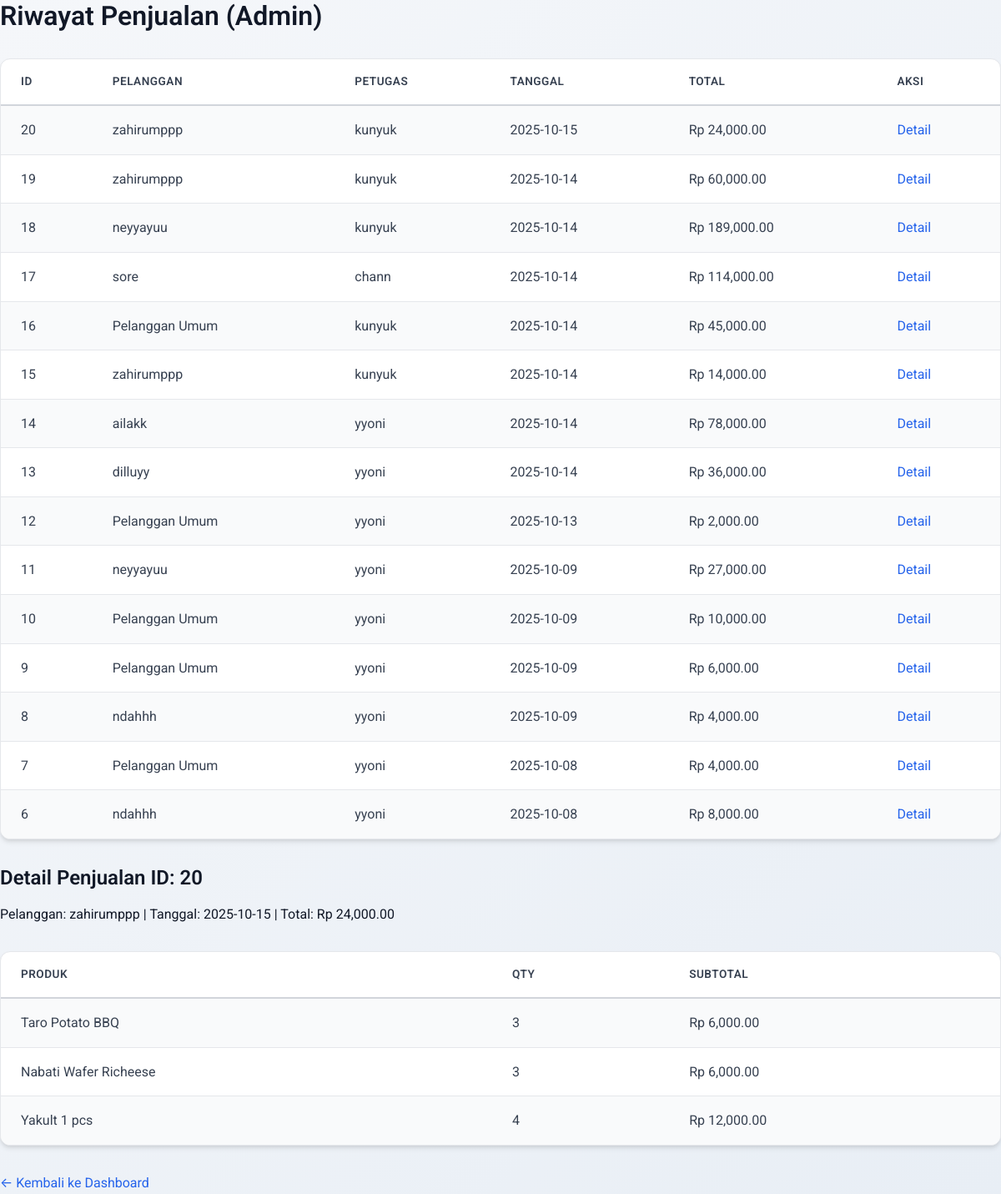
Page /riwayat.php?detail=20 (signed in) on the committed database.
### tables this page shows
CREATE TABLE `penjualan` (
  `id` int(11) NOT NULL,
  `id_pelanggan` int(11) DEFAULT NULL,
  `id_user` int(11) DEFAULT NULL,
  `tanggal` date NOT NULL,
  `total` decimal(10,2) NOT NULL,
  `created_at` timestamp NOT NULL DEFAULT current_timestamp()
);

CREATE TABLE `pelanggan` (
  `id` int(11) NOT NULL,
  `nama` varchar(100) NOT NULL,
  `alamat` text DEFAULT NULL,
  `telepon` varchar(20) DEFAULT NULL,
  `created_at` timestamp NOT NULL DEFAULT current_timestamp()
);

CREATE TABLE `users` (
  `id` int(11) NOT NULL,
  `username` varchar(50) NOT NULL,
  `password` varchar(255) NOT NULL,
  `role` enum('admin','kasir') NOT NULL,
  `created_at` timestamp NOT NULL DEFAULT current_timestamp()
);

CREATE TABLE `detail_penjualan` (
  `id` int(11) NOT NULL,
  `id_penjualan` int(11) DEFAULT NULL,
  `id_produk` int(11) DEFAULT NULL,
  `qty` int(11) NOT NULL,
  `subtotal` decimal(10,2) NOT NULL
);

CREATE TABLE `produk` (
  `id` int(11) NOT NULL,
  `nama` varchar(100) NOT NULL,
  `harga` decimal(10,2) NOT NULL,
  `stok` int(11) DEFAULT 0,
  `created_at` timestamp NOT NULL DEFAULT current_timestamp()
);

### riwayat.php (the view, shortened to what this page needs)
<?php
include 'config.php';
$stmt = $pdo->query("
    SELECT p.id, pel.nama as pelanggan, u.username as petugas, p.tanggal, p.total
    FROM penjualan p
    LEFT JOIN pelanggan pel ON p.id_pelanggan = pel.id
    LEFT JOIN users u ON p.id_user = u.id
    ORDER BY p.created_at DESC
");
$riwayat = $stmt->fetchAll();
$detail = [];
if (isset($_GET['detail'])) {
    $id = (int)$_GET['detail'];
    $stmt_detail = $pdo->prepare("
        SELECT dp.*, pr.nama as produk_nama
        FROM detail_penjualan dp
        JOIN produk pr ON dp.id_produk = pr.id
        WHERE dp.id_penjualan = ?
    ");
    $stmt_detail->execute([$id]);
    $detail = $stmt_detail->fetchAll();
    $stmt_penjualan = $pdo->prepare("SELECT * FROM penjualan p LEFT JOIN pelanggan pel ON p.id_pelanggan = pel.id WHERE p.id = ?");
    $stmt_penjualan->execute([$id]);
    $penjualan_info = $stmt_penjualan->fetch();
}
?>
<!DOCTYPE html>
<html lang="id">
<head>
    <link rel="stylesheet" href="style.css">
</head>
<body>
    <h2>Riwayat Penjualan (Admin)</h2>
    <table>
        <tr><th>ID</th><th>Pelanggan</th><th>Petugas</th><th>Tanggal</th><th>Total</th><th>Aksi</th></tr>
        <?php foreach ($riwayat as $r): ?>
        <tr>
            <td><?php echo $r['id']; ?></td>
            <td><?php echo $r['pelanggan'] ?? 'Pelanggan Umum'; ?></td>
            <td><?php echo $r['petugas']; ?></td>
            <td><?php echo $r['tanggal']; ?></td>
            <td>Rp <?php echo number_format($r['total'], 2); ?></td>
            <td><a href="?detail=<?php echo $r['id']; ?>">Detail</a></td>
        </tr>
        <?php endforeach; ?>
    </table>
    <?php if (!empty($detail)): ?>
        <h3>Detail Penjualan ID: <?php echo $_GET['detail']; ?></h3>
        <p>Pelanggan: <?php echo $penjualan_info['nama'] ?? 'Pelanggan Umum'; ?> | Tanggal: <?php echo $penjualan_info['tanggal']; ?> | Total: Rp <?php echo number_format($penjualan_info['total'], 2); ?></p>
        <table>
            <tr><th>Produk</th><th>Qty</th><th>Subtotal</th></tr>
            <?php foreach ($detail as $d): ?>
            <tr>
                <td><?php echo $d['produk_nama']; ?></td>
                <td><?php echo $d['qty']; ?></td>
                <td>Rp <?php echo number_format($d['subtotal'], 2); ?></td>
            </tr>
            <?php endforeach; ?>
        </table>
    <?php endif; ?>
    <a href="dashboard.php">← Kembali ke Dashboard</a>
</body>
</html>

### style.css (style rules this page uses)
* { margin: 0; padding: 0; box-sizing: border-box; }
:root { --primary: #2563eb; --primary-dark: #1e40af; --primary-light: #3b82f6; --secondary: #64748b; --success: #10b981; --success-dark: #059669; --danger: #ef4444; --danger-dark: #dc2626; --warning: #f59e0b; --warning-dark: #d97706; --bg-primary: #ffffff; --bg-secondary: #f9fafb; --bg-tertiary: #f3f4f6; --bg-gradient: linear-gradient(135deg, #f5f7fa 0%, #e8eef5 100%); --text-primary: #111827; --text-secondary: #374151; --text-tertiary: #6b7280; --text-inverse: #ffffff; --border-color: #e5e7eb; --border-color-dark: #d1d5db; --gray-50: #f9fafb; --gray-100: #f3f4f6; --gray-200: #e5e7eb; --gray-300: #d1d5db; --gray-400: #9ca3af; --gray-500: #6b7280; --gray-600: #4b5563; --gray-700: #374151; --gray-800: #1f2937; --gray-900: #111827; --spacing-xs: 0.25rem; --spacing-sm: 0.5rem; --spacing-md: 1rem; --spacing-lg: 1.5rem; --spacing-xl: 2rem; --spacing-2xl: 3rem; --radius-sm: 0.375rem; --radius-md: 0.5rem; --radius-lg: 0.75rem; --radius-xl: 1rem; --radius-full: 9999px; --shadow-sm: 0 1px 2px 0 rgba(0, 0, 0, 0.05); --shadow-md: 0 4px 6px -1px rgba(0, 0, 0, 0.1), 0 2px 4px -1px rgba(0, 0, 0, 0.06); --shadow-lg: 0 10px 15px -3px rgba(0, 0, 0, 0.1), 0 4px 6px -2px rgba(0, 0, 0, 0.05); --shadow-xl: 0 20px 25px -5px rgba(0, 0, 0, 0.1), 0 10px 10px -5px rgba(0, 0, 0, 0.04); --transition-fast: 150ms cubic-bezier(0.4, 0, 0.2, 1); --transition-base: 200ms cubic-bezier(0.4, 0, 0.2, 1); --transition-slow: 300ms cubic-bezier(0.4, 0, 0.2, 1); }
body { font-family: 'Roboto', -apple-system, BlinkMacSystemFont, 'Segoe UI', sans-serif; background: var(--bg-gradient); color: var(--text-primary); line-height: 1.6; min-height: 100vh; font-size: 16px; transition: background var(--transition-base), color var(--transition-base); }
h1, h2, h3, h4, h5, h6 { color: var(--text-primary); font-weight: 600; line-height: 1.2; margin-bottom: var(--spacing-md); }
h2 { font-size: 2rem; }
h3 { font-size: 1.5rem; }
a { color: var(--primary); text-decoration: none; transition: color var(--transition-fast); }
table { width: 100%; border-collapse: separate; border-spacing: 0; background: var(--bg-primary); border-radius: var(--radius-lg); overflow: hidden; box-shadow: var(--shadow-md); margin: var(--spacing-xl) 0; border: 1px solid var(--border-color); }
th { padding: var(--spacing-md) var(--spacing-lg); text-align: left; font-weight: 600; color: var(--text-secondary); text-transform: uppercase; font-size: 0.85rem; letter-spacing: 0.5px; border-bottom: 2px solid var(--border-color-dark); }
td { padding: var(--spacing-md) var(--spacing-lg); border-bottom: 1px solid var(--border-color); color: var(--text-secondary); }
tbody tr { transition: all var(--transition-fast); }
tbody tr:last-child td { border-bottom: none; }
tbody tr:nth-child(even) { background: var(--bg-secondary); }
html { scroll-behavior: smooth; }

### rows in the picture
penjualan: id "20", id_pelanggan.nama "zahirumppp", id_user.username "kunyuk", tanggal "2025-10-15", total "24,000.00"
penjualan: id "19", id_pelanggan.nama "zahirumppp", id_user.username "kunyuk", tanggal "2025-10-14", total "60,000.00"
penjualan: id "18", id_pelanggan.nama "neyyayuu", id_user.username "kunyuk", tanggal "2025-10-14", total "189,000.00"
penjualan: id "17", id_pelanggan.nama "sore", id_user.username "chann", tanggal "2025-10-14", total "114,000.00"
penjualan: id "16", pelanggan "Pelanggan Umum", id_user.username "kunyuk", tanggal "2025-10-14", total "45,000.00"
penjualan: id "15", id_pelanggan.nama "zahirumppp", id_user.username "kunyuk", tanggal "2025-10-14", total "14,000.00"
penjualan: id "14", id_pelanggan.nama "ailakk", id_user.username "yyoni", tanggal "2025-10-14", total "78,000.00"
penjualan: id "13", id_pelanggan.nama "dilluyy", id_user.username "yyoni", tanggal "2025-10-14", total "36,000.00"
penjualan: id "12", pelanggan "Pelanggan Umum", id_user.username "yyoni", tanggal "2025-10-13", total "2,000.00"
penjualan: id "11", id_pelanggan.nama "neyyayuu", id_user.username "yyoni", tanggal "2025-10-09", total "27,000.00"
penjualan: id "10", pelanggan "Pelanggan Umum", id_user.username "yyoni", tanggal "2025-10-09", total "10,000.00"
penjualan: id "9", pelanggan "Pelanggan Umum", id_user.username "yyoni", tanggal "2025-10-09", total "6,000.00"
penjualan: id "8", id_pelanggan.nama "ndahhh", id_user.username "yyoni", tanggal "2025-10-09", total "4,000.00"
penjualan: id "7", pelanggan "Pelanggan Umum", id_user.username "yyoni", tanggal "2025-10-08", total "4,000.00"
penjualan: id "6", id_pelanggan.nama "ndahhh", id_user.username "yyoni", tanggal "2025-10-08", total "8,000.00"
detail_penjualan: id_produk.nama "Taro Potato BBQ", qty "3", subtotal "6,000.00"
detail_penjualan: id_produk.nama "Nabati Wafer Richeese", qty "3", subtotal "6,000.00"
detail_penjualan: id_produk.nama "Yakult 1 pcs", qty "4", subtotal "12,000.00"

### other values in the picture
$_GET['detail'] "20"
